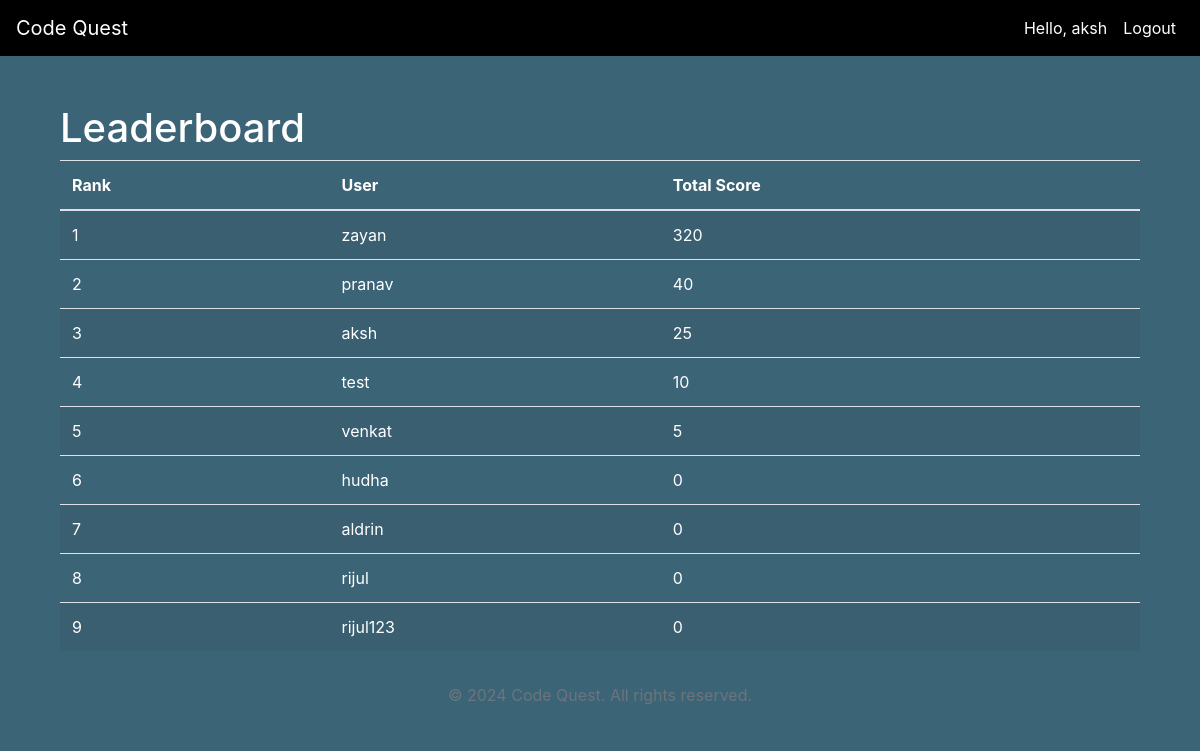
Screenshot of /leaderboard/ (signed in) with the database file from the repository.
### codestar/models.py (models this page shows, shortened)
class Leaderboard(models.Model):
    user = models.ForeignKey(User, on_delete=models.CASCADE)
    total_score = models.IntegerField(default=0)
    timestamp = models.DateTimeField(auto_now=True)
    class Meta:
        ordering = ['-total_score']  # Order by total score descending

### codestar/views.py (the view)
# urls.py: path('leaderboard/', views.leaderboard, name='leaderboard'),
@cache_page(60)
@login_required
def leaderboard(request):
    leaderboard_entries = Leaderboard.objects.all()  # Fetch all leaderboard entries
    return render(request, 'codestar/leaderboard.html', {'leaderboard_entries': leaderboard_entries})

### templates/codestar/leaderboard.html
{% extends 'base.html' %}
{% block content %}
<div class="container mt-5">
    <h1>Leaderboard</h1>
    <table class="table table-striped">
        <thead>
            <tr>
                <th>Rank</th>
                <th>User</th>
                <th>Total Score</th>
            </tr>
        </thead>
        <tbody>
            {% for entry in leaderboard_entries %}
            <tr>
                <td>{{ forloop.counter }}</td>
                <td>{{ entry.user.username }}</td>
                <td>{{ entry.total_score }}</td>
            </tr>
            {% endfor %}
        </tbody>
    </table>
</div>
{% endblock %}

### templates/base.html (shortened to what this page needs)
<!DOCTYPE html>
{% load static %}
<html lang="en" dir="ltr">
  <head>
    {% block extra_head %}
    <link rel="stylesheet" href="https://cdnjs.cloudflare.com/ajax/libs/codemirror/5.62.0/codemirror.min.css">
    <link rel="stylesheet" href="https://cdnjs.cloudflare.com/ajax/libs/codemirror/5.62.0/theme/monokai.min.css">
    {% endblock %}
    <link rel="stylesheet" href="{% static 'css/home.css' %}">
    <link rel="stylesheet" href="https://maxcdn.bootstrapcdn.com/bootstrap/4.0.0/css/bootstrap.min.css">
  </head>
  <body>
    <nav class="navbar navbar-expand-lg navbar-light bg-light" id="main-nav">
      <a class="navbar-brand" href="{% url 'home' %}">Code Quest</a>
      <div class="collapse navbar-collapse" id="navbarNav">
        <div class="navbar-nav ml-auto">
          {% if user.is_authenticated %}
            <span class="nav-item nav-link">Hello, {{ user.username }}</span>
            <a class="nav-item nav-link" href="{% url 'logout' %}">Logout</a>
          {% else %}
            <a class="nav-item nav-link" href="{% url 'login' %}">Login</a>
            <a class="nav-item nav-link" href="{% url 'signup' %}">Sign Up</a>
          {% endif %}
        </div>
      </div>
    </nav>
    <div class="container mt-4">
      {% block content %}
      {% endblock %}
    </div>
    <footer class="footer mt-auto py-3 bg-light">
      <div class="container text-center">
        <span class="text-muted">© 2024 Code Quest. All rights reserved.</span>
      </div>
    </footer>
  </body>
</html>

### templates/base.html (style rules this page uses)
body { background-color: rgb(60, 100, 119); color: rgb(255, 255, 255); }
.container, .container-fluid { background-color: rgb(60, 100, 119); }
.navbar { background-color: #000000 !important; }
.navbar-light .navbar-brand, .navbar-light .navbar-nav .nav-link { color: rgb(254, 254, 255) !important; }
.footer { background-color: rgb(60, 100, 119) !important; color: white; }

### rows the page displays
Leaderboard: user.username "zayan", total_score "320"
Leaderboard: user.username "pranav", total_score "40"
Leaderboard: user.username "aksh", total_score "25"
Leaderboard: user.username "test", total_score "10"
Leaderboard: user.username "venkat", total_score "5"
Leaderboard: user.username "hudha", total_score "0"
Leaderboard: user.username "aldrin", total_score "0"
Leaderboard: user.username "rijul", total_score "0"
Leaderboard: user.username "rijul123", total_score "0"

### other values shown
{{ user.username }} "aksh"
